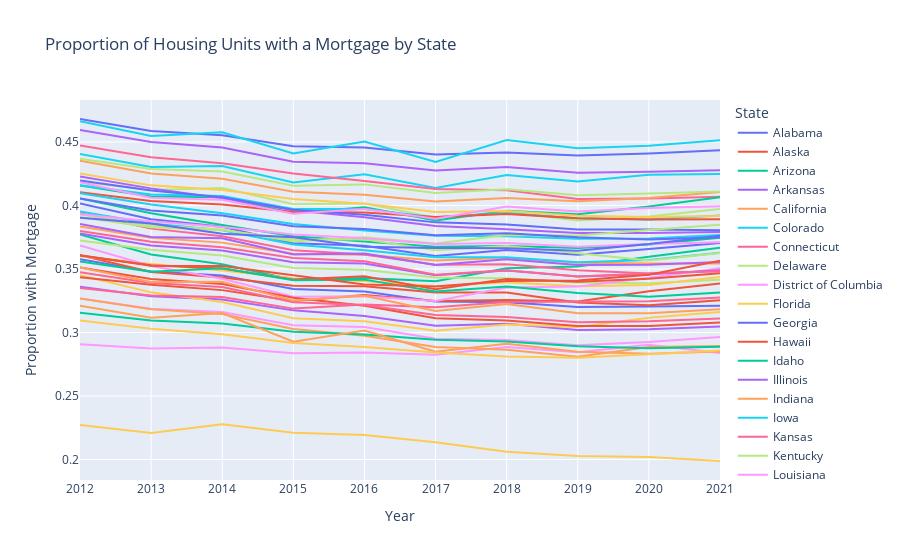

This figure's notebook cell:
### Markdown cell above
<span style="color:brown">The generated code does work except for the export</span>

### Code cell
df = sdf.copy()
df['Year'] = df['YEAR'].astype(str)
df_grouped = df.groupby(['Geographic Area Name', 'Year']).apply(lambda x: (x['Housing units with a mortgage'] / x['Total housing units_x']).mean()).reset_index()
df_grouped.columns = ['State', 'Year', 'Proportion with Mortgage']
fig = px.line(df_grouped, x='Year', y='Proportion with Mortgage', color='State', title='Proportion of Housing Units with a Mortgage by State')
fig.update_layout(showlegend=True)
# fig.write_image('exports/charts/temp_chart.png', engine='kaleido')

### Figure 1 — Plotly figure (JSON) as saved in the notebook; plotly's stock layout.template omitted (floating-point values rounded to 4 significant figures)
{"data": [{"hovertemplate": "State=Alabama<br>Year=%{x}<br>Proportion with Mortgage=%{y}<extra></extra>", "legendgroup": "Alabama", "line": {"color": "#636efa", "dash": "solid"}, "marker": {"symbol": "circle"}, "mode": "lines", "name": "Alabama", "orientation": "v", "showlegend": true, "type": "scatter", "x": ["2012", "2013", "2014", "2015", "2016", "2017", "2018", "2019", "2020", "2021"], "xaxis": "x", "y": [0.3576, 0.348, 0.3449, 0.3343, 0.3322, 0.3243, 0.3239, 0.32, 0.3204, 0.321], "yaxis": "y"}, {"hovertemplate": "State=Alaska<br>Year=%{x}<br>Proportion with Mortgage=%{y}<extra></extra>", "legendgroup": "Alaska", "line": {"color": "#EF553B", "dash": "solid"}, "marker": {"symbol": "circle"}, "mode": "lines", "name": "Alaska", "orientation": "v", "showlegend": true, "type": "scatter", "x": ["2012", "2013", "2014", "2015", "2016", "2017", "2018", "2019", "2020", "2021"], "xaxis": "x", "y": [0.3609, 0.3475, 0.3433, 0.3367, 0.3364, 0.3314, 0.3316, 0.3236, 0.3215, 0.3254], "yaxis": "y"}, {"hovertemplate": "State=Arizona<br>Year=%{x}<br>Proportion with Mortgage=%{y}<extra></extra>", "legendgroup": "Arizona", "line": {"color": "#00cc96", "dash": "solid"}, "marker": {"symbol": "circle"}, "mode": "lines", "name": "Arizona", "orientation": "v", "showlegend": true, "type": "scatter", "x": ["2012", "2013", "2014", "2015", "2016", "2017", "2018", "2019", "2020", "2021"], "xaxis": "x", "y": [0.3771, 0.3614, 0.3537, 0.3415, 0.343, 0.3403, 0.3506, 0.3519, 0.3597, 0.3667], "yaxis": "y"}, {"hovertemplate": "State=Arkansas<br>Year=%{x}<br>Proportion with Mortgage=%{y}<extra></extra>", "legendgroup": "Arkansas", "line": {"color": "#ab63fa", "dash": "solid"}, "marker": {"symbol": "circle"}, "mode": "lines", "name": "Arkansas", "orientation": "v", "showlegend": true, "type": "scatter", "x": ["2012", "2013", "2014", "2015", "2016", "2017", "2018", "2019", "2020", "2021"], "xaxis": "x", "y": [0.336, 0.3285, 0.3259, 0.3174, 0.3129, 0.3052, 0.3069, 0.3019, 0.3026, 0.3046], "yaxis": "y"}, {"hovertemplate": "State=California<br>Year=%{x}<br>Proportion with Mortgage=%{y}<extra></extra>", "legendgroup": "California", "line": {"color": "#FFA15A", "dash": "solid"}, "marker": {"symbol": "circle"}, "mode": "lines", "name": "California", "orientation": "v", "showlegend": true, "type": "scatter", "x": ["2012", "2013", "2014", "2015", "2016", "2017", "2018", "2019", "2020", "2021"], "xaxis": "x", "y": [0.3834, 0.3746, 0.3707, 0.362, 0.3611, 0.3566, 0.3589, 0.3549, 0.3544, 0.3542], "yaxis": "y"}, {"hovertemplate": "State=Colorado<br>Year=%{x}<br>Proportion with Mortgage=%{y}<extra></extra>", "legendgroup": "Colorado", "line": {"color": "#19d3f3", "dash": "solid"}, "marker": {"symbol": "circle"}, "mode": "lines", "name": "Colorado", "orientation": "v", "showlegend": true, "type": "scatter", "x": ["2012", "2013", "2014", "2015", "2016", "2017", "2018", "2019", "2020", "2021"], "xaxis": "x", "y": [0.4406, 0.4303, 0.4311, 0.4181, 0.4245, 0.4137, 0.4239, 0.4189, 0.4242, 0.4247], "yaxis": "y"}, {"hovertemplate": "State=Connecticut<br>Year=%{x}<br>Proportion with Mortgage=%{y}<extra></extra>", "legendgroup": "Connecticut", "line": {"color": "#FF6692", "dash": "solid"}, "marker": {"symbol": "circle"}, "mode": "lines", "name": "Connecticut", "orientation": "v", "showlegend": true, "type": "scatter", "x": ["2012", "2013", "2014", "2015", "2016", "2017", "2018", "2019", "2020", "2021"], "xaxis": "x", "y": [0.4472, 0.4379, 0.4332, 0.4252, 0.4193, 0.4129, 0.412, 0.4051, 0.4054, 0.4068], "yaxis": "y"}, {"hovertemplate": "State=Delaware<br>Year=%{x}<br>Proportion with Mortgage=%{y}<extra></extra>", "legendgroup": "Delaware", "line": {"color": "#B6E880", "dash": "solid"}, "marker": {"symbol": "circle"}, "mode": "lines", "name": "Delaware", "orientation": "v", "showlegend": true, "type": "scatter", "x": ["2012", "2013", "2014", "2015", "2016", "2017", "2018", "2019", "2020", "2021"], "xaxis": "x", "y": [0.4186, 0.4122, 0.4137, 0.4009, 0.4016, 0.3904, 0.3949, 0.3881, 0.3912, 0.3973], "yaxis": "y"}, {"hovertemplate": "State=District of Columbia<br>Year=%{x}<br>Proportion with Mortgage=%{y}<extra></extra>", "legendgroup": "District of Columbia", "line": {"color": "#FF97FF", "dash": "solid"}, "marker": {"symbol": "circle"}, "mode": "lines", "name": "District of Columbia", "orientation": "v", "showlegend": true, "type": "scatter", "x": ["2012", "2013", "2014", "2015", "2016", "2017", "2018", "2019", "2020", "2021"], "xaxis": "x", "y": [0.2907, 0.2873, 0.2882, 0.2837, 0.2842, 0.2825, 0.2885, 0.2845, 0.2904, 0.2839], "yaxis": "y"}, {"hovertemplate": "State=Florida<br>Year=%{x}<br>Proportion with Mortgage=%{y}<extra></extra>", "legendgroup": "Florida", "line": {"color": "#FECB52", "dash": "solid"}, "marker": {"symbol": "circle"}, "mode": "lines", "name": "Florida", "orientation": "v", "showlegend": true, "type": "scatter", "x": ["2012", "2013", "2014", "2015", "2016", "2017", "2018", "2019", "2020", "2021"], "xaxis": "x", "y": [0.3451, 0.3316, 0.3239, 0.3111, 0.3088, 0.3013, 0.3062, 0.3043, 0.3116, 0.3162], "yaxis": "y"}, {"hovertemplate": "State=Georgia<br>Year=%{x}<br>Proportion with Mortgage=%{y}<extra></extra>", "legendgroup": "Georgia", "line": {"color": "#636efa", "dash": "solid"}, "marker": {"symbol": "circle"}, "mode": "lines", "name": "Georgia", "orientation": "v", "showlegend": true, "type": "scatter", "x": ["2012", "2013", "2014", "2015", "2016", "2017", "2018", "2019", "2020", "2021"], "xaxis": "x", "y": [0.4016, 0.3892, 0.3832, 0.3703, 0.3682, 0.3602, 0.3649, 0.3612, 0.3656, 0.3704], "yaxis": "y"}, {"hovertemplate": "State=Hawaii<br>Year=%{x}<br>Proportion with Mortgage=%{y}<extra></extra>", "legendgroup": "Hawaii", "line": {"color": "#EF553B", "dash": "solid"}, "marker": {"symbol": "circle"}, "mode": "lines", "name": "Hawaii", "orientation": "v", "showlegend": true, "type": "scatter", "x": ["2012", "2013", "2014", "2015", "2016", "2017", "2018", "2019", "2020", "2021"], "xaxis": "x", "y": [0.3434, 0.3377, 0.3333, 0.3248, 0.3295, 0.3248, 0.3255, 0.3243, 0.3324, 0.3386], "yaxis": "y"}, {"hovertemplate": "State=Idaho<br>Year=%{x}<br>Proportion with Mortgage=%{y}<extra></extra>", "legendgroup": "Idaho", "line": {"color": "#00cc96", "dash": "solid"}, "marker": {"symbol": "circle"}, "mode": "lines", "name": "Idaho", "orientation": "v", "showlegend": true, "type": "scatter", "x": ["2012", "2013", "2014", "2015", "2016", "2017", "2018", "2019", "2020", "2021"], "xaxis": "x", "y": [0.4157, 0.407, 0.4065, 0.3938, 0.3987, 0.3881, 0.3957, 0.3932, 0.3992, 0.4064], "yaxis": "y"}, {"hovertemplate": "State=Illinois<br>Year=%{x}<br>Proportion with Mortgage=%{y}<extra></extra>", "legendgroup": "Illinois", "line": {"color": "#ab63fa", "dash": "solid"}, "marker": {"symbol": "circle"}, "mode": "lines", "name": "Illinois", "orientation": "v", "showlegend": true, "type": "scatter", "x": ["2012", "2013", "2014", "2015", "2016", "2017", "2018", "2019", "2020", "2021"], "xaxis": "x", "y": [0.4228, 0.4134, 0.4056, 0.3962, 0.3907, 0.3838, 0.3813, 0.3783, 0.3783, 0.3791], "yaxis": "y"}, {"hovertemplate": "State=Indiana<br>Year=%{x}<br>Proportion with Mortgage=%{y}<extra></extra>", "legendgroup": "Indiana", "line": {"color": "#FFA15A", "dash": "solid"}, "marker": {"symbol": "circle"}, "mode": "lines", "name": "Indiana", "orientation": "v", "showlegend": true, "type": "scatter", "x": ["2012", "2013", "2014", "2015", "2016", "2017", "2018", "2019", "2020", "2021"], "xaxis": "x", "y": [0.4352, 0.4251, 0.421, 0.4107, 0.4084, 0.403, 0.4058, 0.4033, 0.4058, 0.4105], "yaxis": "y"}, {"hovertemplate": "State=Iowa<br>Year=%{x}<br>Proportion with Mortgage=%{y}<extra></extra>", "legendgroup": "Iowa", "line": {"color": "#19d3f3", "dash": "solid"}, "marker": {"symbol": "circle"}, "mode": "lines", "name": "Iowa", "orientation": "v", "showlegend": true, "type": "scatter", "x": ["2012", "2013", "2014", "2015", "2016", "2017", "2018", "2019", "2020", "2021"], "xaxis": "x", "y": [0.4159, 0.4086, 0.4075, 0.3971, 0.3972, 0.3906, 0.3941, 0.3899, 0.3888, 0.3922], "yaxis": "y"}, {"hovertemplate": "State=Kansas<br>Year=%{x}<br>Proportion with Mortgage=%{y}<extra></extra>", "legendgroup": "Kansas", "line": {"color": "#FF6692", "dash": "solid"}, "marker": {"symbol": "circle"}, "mode": "lines", "name": "Kansas", "orientation": "v", "showlegend": true, "type": "scatter", "x": ["2012", "2013", "2014", "2015", "2016", "2017", "2018", "2019", "2020", "2021"], "xaxis": "x", "y": [0.3938, 0.3817, 0.3758, 0.3647, 0.3614, 0.3534, 0.3537, 0.349, 0.3464, 0.3483], "yaxis": "y"}, {"hovertemplate": "State=Kentucky<br>Year=%{x}<br>Proportion with Mortgage=%{y}<extra></extra>", "legendgroup": "Kentucky", "line": {"color": "#B6E880", "dash": "solid"}, "marker": {"symbol": "circle"}, "mode": "lines", "name": "Kentucky", "orientation": "v", "showlegend": true, "type": "scatter", "x": ["2012", "2013", "2014", "2015", "2016", "2017", "2018", "2019", "2020", "2021"], "xaxis": "x", "y": [0.3725, 0.3652, 0.3606, 0.3508, 0.3495, 0.3433, 0.3428, 0.3394, 0.3387, 0.3416], "yaxis": "y"}, {"hovertemplate": "State=Louisiana<br>Year=%{x}<br>Proportion with Mortgage=%{y}<extra></extra>", "legendgroup": "Louisiana", "line": {"color": "#FF97FF", "dash": "solid"}, "marker": {"symbol": "circle"}, "mode": "lines", "name": "Louisiana", "orientation": "v", "showlegend": true, "type": "scatter", "x": ["2012", "2013", "2014", "2015", "2016", "2017", "2018", "2019", "2020", "2021"], "xaxis": "x", "y": [0.3267, 0.3187, 0.3161, 0.3057, 0.3044, 0.2951, 0.294, 0.2899, 0.2925, 0.2964], "yaxis": "y"}, {"hovertemplate": "State=Maine<br>Year=%{x}<br>Proportion with Mortgage=%{y}<extra></extra>", "legendgroup": "Maine", "line": {"color": "#FECB52", "dash": "solid"}, "marker": {"symbol": "circle"}, "mode": "lines", "name": "Maine", "orientation": "v", "showlegend": true, "type": "scatter", "x": ["2012", "2013", "2014", "2015", "2016", "2017", "2018", "2019", "2020", "2021"], "xaxis": "x", "y": [0.36, 0.354, 0.3487, 0.3428, 0.3406, 0.3365, 0.3396, 0.3364, 0.3373, 0.3437], "yaxis": "y"}, {"hovertemplate": "State=Maryland<br>Year=%{x}<br>Proportion with Mortgage=%{y}<extra></extra>", "legendgroup": "Maryland", "line": {"color": "#636efa", "dash": "solid"}, "marker": {"symbol": "circle"}, "mode": "lines", "name": "Maryland", "orientation": "v", "showlegend": true, "type": "scatter", "x": ["2012", "2013", "2014", "2015", "2016", "2017", "2018", "2019", "2020", "2021"], "xaxis": "x", "y": [0.468, 0.4586, 0.4553, 0.4465, 0.4455, 0.44, 0.4417, 0.4393, 0.4408, 0.4435], "yaxis": "y"}, {"hovertemplate": "State=Massachusetts<br>Year=%{x}<br>Proportion with Mortgage=%{y}<extra></extra>", "legendgroup": "Massachusetts", "line": {"color": "#EF553B", "dash": "solid"}, "marker": {"symbol": "circle"}, "mode": "lines", "name": "Massachusetts", "orientation": "v", "showlegend": true, "type": "scatter", "x": ["2012", "2013", "2014", "2015", "2016", "2017", "2018", "2019", "2020", "2021"], "xaxis": "x", "y": [0.4103, 0.4035, 0.4007, 0.3949, 0.3945, 0.3908, 0.3932, 0.39, 0.3889, 0.3891], "yaxis": "y"}, {"hovertemplate": "State=Michigan<br>Year=%{x}<br>Proportion with Mortgage=%{y}<extra></extra>", "legendgroup": "Michigan", "line": {"color": "#00cc96", "dash": "solid"}, "marker": {"symbol": "circle"}, "mode": "lines", "name": "Michigan", "orientation": "v", "showlegend": true, "type": "scatter", "x": ["2012", "2013", "2014", "2015", "2016", "2017", "2018", "2019", "2020", "2021"], "xaxis": "x", "y": [0.4054, 0.3939, 0.3846, 0.3757, 0.3717, 0.3676, 0.368, 0.3666, 0.3692, 0.3745], "yaxis": "y"}, {"hovertemplate": "State=Minnesota<br>Year=%{x}<br>Proportion with Mortgage=%{y}<extra></extra>", "legendgroup": "Minnesota", "line": {"color": "#ab63fa", "dash": "solid"}, "marker": {"symbol": "circle"}, "mode": "lines", "name": "Minnesota", "orientation": "v", "showlegend": true, "type": "scatter", "x": ["2012", "2013", "2014", "2015", "2016", "2017", "2018", "2019", "2020", "2021"], "xaxis": "x", "y": [0.4594, 0.4499, 0.4456, 0.4344, 0.4332, 0.4275, 0.4302, 0.4257, 0.4265, 0.4276], "yaxis": "y"}, {"hovertemplate": "State=Mississippi<br>Year=%{x}<br>Proportion with Mortgage=%{y}<extra></extra>", "legendgroup": "Mississippi", "line": {"color": "#FFA15A", "dash": "solid"}, "marker": {"symbol": "circle"}, "mode": "lines", "name": "Mississippi", "orientation": "v", "showlegend": true, "type": "scatter", "x": ["2012", "2013", "2014", "2015", "2016", "2017", "2018", "2019", "2020", "2021"], "xaxis": "x", "y": [0.3268, 0.3183, 0.3145, 0.3028, 0.2974, 0.2886, 0.2864, 0.2809, 0.2886, 0.2895], "yaxis": "y"}, {"hovertemplate": "State=Missouri<br>Year=%{x}<br>Proportion with Mortgage=%{y}<extra></extra>", "legendgroup": "Missouri", "line": {"color": "#19d3f3", "dash": "solid"}, "marker": {"symbol": "circle"}, "mode": "lines", "name": "Missouri", "orientation": "v", "showlegend": true, "type": "scatter", "x": ["2012", "2013", "2014", "2015", "2016", "2017", "2018", "2019", "2020", "2021"], "xaxis": "x", "y": [0.3952, 0.3858, 0.3805, 0.3693, 0.3648, 0.3591, 0.3592, 0.3553, 0.3571, 0.3628], "yaxis": "y"}, {"hovertemplate": "State=Montana<br>Year=%{x}<br>Proportion with Mortgage=%{y}<extra></extra>", "legendgroup": "Montana", "line": {"color": "#FF6692", "dash": "solid"}, "marker": {"symbol": "circle"}, "mode": "lines", "name": "Montana", "orientation": "v", "showlegend": true, "type": "scatter", "x": ["2012", "2013", "2014", "2015", "2016", "2017", "2018", "2019", "2020", "2021"], "xaxis": "x", "y": [0.335, 0.3291, 0.3279, 0.3188, 0.322, 0.32, 0.3239, 0.3242, 0.3246, 0.3274], "yaxis": "y"}, {"hovertemplate": "State=Nebraska<br>Year=%{x}<br>Proportion with Mortgage=%{y}<extra></extra>", "legendgroup": "Nebraska", "line": {"color": "#B6E880", "dash": "solid"}, "marker": {"symbol": "circle"}, "mode": "lines", "name": "Nebraska", "orientation": "v", "showlegend": true, "type": "scatter", "x": ["2012", "2013", "2014", "2015", "2016", "2017", "2018", "2019", "2020", "2021"], "xaxis": "x", "y": [0.3907, 0.3828, 0.3806, 0.3732, 0.3735, 0.3647, 0.3681, 0.3625, 0.3567, 0.3627], "yaxis": "y"}, {"hovertemplate": "State=Nevada<br>Year=%{x}<br>Proportion with Mortgage=%{y}<extra></extra>", "legendgroup": "Nevada", "line": {"color": "#FF97FF", "dash": "solid"}, "marker": {"symbol": "circle"}, "mode": "lines", "name": "Nevada", "orientation": "v", "showlegend": true, "type": "scatter", "x": ["2012", "2013", "2014", "2015", "2016", "2017", "2018", "2019", "2020", "2021"], "xaxis": "x", "y": [0.3684, 0.3523, 0.3423, 0.3281, 0.3285, 0.3248, 0.3355, 0.3361, 0.343, 0.3505], "yaxis": "y"}, {"hovertemplate": "State=New Hampshire<br>Year=%{x}<br>Proportion with Mortgage=%{y}<extra></extra>", "legendgroup": "New Hampshire", "line": {"color": "#FECB52", "dash": "solid"}, "marker": {"symbol": "circle"}, "mode": "lines", "name": "New Hampshire", "orientation": "v", "showlegend": true, "type": "scatter", "x": ["2012", "2013", "2014", "2015", "2016", "2017", "2018", "2019", "2020", "2021"], "xaxis": "x", "y": [0.4251, 0.4158, 0.4122, 0.405, 0.4014, 0.3948, 0.3956, 0.3918, 0.3908, 0.3917], "yaxis": "y"}, {"hovertemplate": "State=New Jersey<br>Year=%{x}<br>Proportion with Mortgage=%{y}<extra></extra>", "legendgroup": "New Jersey", "line": {"color": "#636efa", "dash": "solid"}, "marker": {"symbol": "circle"}, "mode": "lines", "name": "New Jersey", "orientation": "v", "showlegend": true, "type": "scatter", "x": ["2012", "2013", "2014", "2015", "2016", "2017", "2018", "2019", "2020", "2021"], "xaxis": "x", "y": [0.4197, 0.4117, 0.4065, 0.3966, 0.3927, 0.3867, 0.385, 0.381, 0.381, 0.3804], "yaxis": "y"}, {"hovertemplate": "State=New Mexico<br>Year=%{x}<br>Proportion with Mortgage=%{y}<extra></extra>", "legendgroup": "New Mexico", "line": {"color": "#EF553B", "dash": "solid"}, "marker": {"symbol": "circle"}, "mode": "lines", "name": "New Mexico", "orientation": "v", "showlegend": true, "type": "scatter", "x": ["2012", "2013", "2014", "2015", "2016", "2017", "2018", "2019", "2020", "2021"], "xaxis": "x", "y": [0.3512, 0.3422, 0.3381, 0.3274, 0.321, 0.3113, 0.3095, 0.305, 0.3051, 0.3078], "yaxis": "y"}, {"hovertemplate": "State=New York<br>Year=%{x}<br>Proportion with Mortgage=%{y}<extra></extra>", "legendgroup": "New York", "line": {"color": "#00cc96", "dash": "solid"}, "marker": {"symbol": "circle"}, "mode": "lines", "name": "New York", "orientation": "v", "showlegend": true, "type": "scatter", "x": ["2012", "2013", "2014", "2015", "2016", "2017", "2018", "2019", "2020", "2021"], "xaxis": "x", "y": [0.3156, 0.3094, 0.307, 0.3006, 0.2985, 0.2944, 0.293, 0.2892, 0.2876, 0.2887], "yaxis": "y"}, {"hovertemplate": "State=North Carolina<br>Year=%{x}<br>Proportion with Mortgage=%{y}<extra></extra>", "legendgroup": "North Carolina", "line": {"color": "#ab63fa", "dash": "solid"}, "marker": {"symbol": "circle"}, "mode": "lines", "name": "North Carolina", "orientation": "v", "showlegend": true, "type": "scatter", "x": ["2012", "2013", "2014", "2015", "2016", "2017", "2018", "2019", "2020", "2021"], "xaxis": "x", "y": [0.3855, 0.3751, 0.3742, 0.3613, 0.3621, 0.3532, 0.3577, 0.3531, 0.3534, 0.3554], "yaxis": "y"}, {"hovertemplate": "State=North Dakota<br>Year=%{x}<br>Proportion with Mortgage=%{y}<extra></extra>", "legendgroup": "North Dakota", "line": {"color": "#FFA15A", "dash": "solid"}, "marker": {"symbol": "circle"}, "mode": "lines", "name": "North Dakota", "orientation": "v", "showlegend": true, "type": "scatter", "x": ["2012", "2013", "2014", "2015", "2016", "2017", "2018", "2019", "2020", "2021"], "xaxis": "x", "y": [0.321, 0.3116, 0.3153, 0.2928, 0.3015, 0.2849, 0.2911, 0.2848, 0.2833, 0.285], "yaxis": "y"}, {"hovertemplate": "State=Ohio<br>Year=%{x}<br>Proportion with Mortgage=%{y}<extra></extra>", "legendgroup": "Ohio", "line": {"color": "#19d3f3", "dash": "solid"}, "marker": {"symbol": "circle"}, "mode": "lines", "name": "Ohio", "orientation": "v", "showlegend": true, "type": "scatter", "x": ["2012", "2013", "2014", "2015", "2016", "2017", "2018", "2019", "2020", "2021"], "xaxis": "x", "y": [0.4097, 0.4007, 0.3939, 0.3853, 0.3802, 0.3762, 0.3757, 0.3737, 0.3741, 0.3768], "yaxis": "y"}, {"hovertemplate": "State=Oklahoma<br>Year=%{x}<br>Proportion with Mortgage=%{y}<extra></extra>", "legendgroup": "Oklahoma", "line": {"color": "#FF6692", "dash": "solid"}, "marker": {"symbol": "circle"}, "mode": "lines", "name": "Oklahoma", "orientation": "v", "showlegend": true, "type": "scatter", "x": ["2012", "2013", "2014", "2015", "2016", "2017", "2018", "2019", "2020", "2021"], "xaxis": "x", "y": [0.3473, 0.339, 0.3357, 0.3238, 0.3216, 0.3138, 0.3121, 0.3081, 0.3089, 0.3109], "yaxis": "y"}, {"hovertemplate": "State=Oregon<br>Year=%{x}<br>Proportion with Mortgage=%{y}<extra></extra>", "legendgroup": "Oregon", "line": {"color": "#B6E880", "dash": "solid"}, "marker": {"symbol": "circle"}, "mode": "lines", "name": "Oregon", "orientation": "v", "showlegend": true, "type": "scatter", "x": ["2012", "2013", "2014", "2015", "2016", "2017", "2018", "2019", "2020", "2021"], "xaxis": "x", "y": [0.3928, 0.3843, 0.381, 0.3717, 0.3749, 0.37, 0.3767, 0.3763, 0.3807, 0.3848], "yaxis": "y"}, {"hovertemplate": "State=Pennsylvania<br>Year=%{x}<br>Proportion with Mortgage=%{y}<extra></extra>", "legendgroup": "Pennsylvania", "line": {"color": "#FF97FF", "dash": "solid"}, "marker": {"symbol": "circle"}, "mode": "lines", "name": "Pennsylvania", "orientation": "v", "showlegend": true, "type": "scatter", "x": ["2012", "2013", "2014", "2015", "2016", "2017", "2018", "2019", "2020", "2021"], "xaxis": "x", "y": [0.393, 0.3876, 0.383, 0.3772, 0.3742, 0.3697, 0.3705, 0.3675, 0.3696, 0.371], "yaxis": "y"}, {"hovertemplate": "State=Puerto Rico<br>Year=%{x}<br>Proportion with Mortgage=%{y}<extra></extra>", "legendgroup": "Puerto Rico", "line": {"color": "#FECB52", "dash": "solid"}, "marker": {"symbol": "circle"}, "mode": "lines", "name": "Puerto Rico", "orientation": "v", "showlegend": true, "type": "scatter", "x": ["2012", "2013", "2014", "2015", "2016", "2017", "2018", "2019", "2020", "2021"], "xaxis": "x", "y": [0.2272, 0.2209, 0.2278, 0.2211, 0.2193, 0.2136, 0.2061, 0.2027, 0.202, 0.1989], "yaxis": "y"}, {"hovertemplate": "State=Rhode Island<br>Year=%{x}<br>Proportion with Mortgage=%{y}<extra></extra>", "legendgroup": "Rhode Island", "line": {"color": "#636efa", "dash": "solid"}, "marker": {"symbol": "circle"}, "mode": "lines", "name": "Rhode Island", "orientation": "v", "showlegend": true, "type": "scatter", "x": ["2012", "2013", "2014", "2015", "2016", "2017", "2018", "2019", "2020", "2021"], "xaxis": "x", "y": [0.3903, 0.3858, 0.3778, 0.3749, 0.3675, 0.3665, 0.3663, 0.3643, 0.3696, 0.3762], "yaxis": "y"}, {"hovertemplate": "State=South Carolina<br>Year=%{x}<br>Proportion with Mortgage=%{y}<extra></extra>", "legendgroup": "South Carolina", "line": {"color": "#EF553B", "dash": "solid"}, "marker": {"symbol": "circle"}, "mode": "lines", "name": "South Carolina", "orientation": "v", "showlegend": true, "type": "scatter", "x": ["2012", "2013", "2014", "2015", "2016", "2017", "2018", "2019", "2020", "2021"], "xaxis": "x", "y": [0.3606, 0.3529, 0.3504, 0.3416, 0.3442, 0.3341, 0.3421, 0.34, 0.3422, 0.3467], "yaxis": "y"}, {"hovertemplate": "State=South Dakota<br>Year=%{x}<br>Proportion with Mortgage=%{y}<extra></extra>", "legendgroup": "South Dakota", "line": {"color": "#00cc96", "dash": "solid"}, "marker": {"symbol": "circle"}, "mode": "lines", "name": "South Dakota", "orientation": "v", "showlegend": true, "type": "scatter", "x": ["2012", "2013", "2014", "2015", "2016", "2017", "2018", "2019", "2020", "2021"], "xaxis": "x", "y": [0.3559, 0.3478, 0.3506, 0.3412, 0.3416, 0.3322, 0.3363, 0.331, 0.3281, 0.3315], "yaxis": "y"}, {"hovertemplate": "State=Tennessee<br>Year=%{x}<br>Proportion with Mortgage=%{y}<extra></extra>", "legendgroup": "Tennessee", "line": {"color": "#ab63fa", "dash": "solid"}, "marker": {"symbol": "circle"}, "mode": "lines", "name": "Tennessee", "orientation": "v", "showlegend": true, "type": "scatter", "x": ["2012", "2013", "2014", "2015", "2016", "2017", "2018", "2019", "2020", "2021"], "xaxis": "x", "y": [0.3778, 0.3685, 0.3646, 0.3553, 0.3543, 0.345, 0.3487, 0.344, 0.3459, 0.3489], "yaxis": "y"}, {"hovertemplate": "State=Texas<br>Year=%{x}<br>Proportion with Mortgage=%{y}<extra></extra>", "legendgroup": "Texas", "line": {"color": "#FFA15A", "dash": "solid"}, "marker": {"symbol": "circle"}, "mode": "lines", "name": "Texas", "orientation": "v", "showlegend": true, "type": "scatter", "x": ["2012", "2013", "2014", "2015", "2016", "2017", "2018", "2019", "2020", "2021"], "xaxis": "x", "y": [0.3512, 0.3397, 0.3399, 0.3253, 0.3289, 0.3168, 0.3225, 0.3152, 0.3152, 0.3184], "yaxis": "y"}, {"hovertemplate": "State=Utah<br>Year=%{x}<br>Proportion with Mortgage=%{y}<extra></extra>", "legendgroup": "Utah", "line": {"color": "#19d3f3", "dash": "solid"}, "marker": {"symbol": "circle"}, "mode": "lines", "name": "Utah", "orientation": "v", "showlegend": true, "type": "scatter", "x": ["2012", "2013", "2014", "2015", "2016", "2017", "2018", "2019", "2020", "2021"], "xaxis": "x", "y": [0.4663, 0.4547, 0.4577, 0.441, 0.4502, 0.4343, 0.4516, 0.445, 0.4469, 0.4512], "yaxis": "y"}, {"hovertemplate": "State=Vermont<br>Year=%{x}<br>Proportion with Mortgage=%{y}<extra></extra>", "legendgroup": "Vermont", "line": {"color": "#FF6692", "dash": "solid"}, "marker": {"symbol": "circle"}, "mode": "lines", "name": "Vermont", "orientation": "v", "showlegend": true, "type": "scatter", "x": ["2012", "2013", "2014", "2015", "2016", "2017", "2018", "2019", "2020", "2021"], "xaxis": "x", "y": [0.3799, 0.3715, 0.3672, 0.3587, 0.3561, 0.3455, 0.349, 0.3441, 0.3465, 0.3483], "yaxis": "y"}, {"hovertemplate": "State=Virginia<br>Year=%{x}<br>Proportion with Mortgage=%{y}<extra></extra>", "legendgroup": "Virginia", "line": {"color": "#B6E880", "dash": "solid"}, "marker": {"symbol": "circle"}, "mode": "lines", "name": "Virginia", "orientation": "v", "showlegend": true, "type": "scatter", "x": ["2012", "2013", "2014", "2015", "2016", "2017", "2018", "2019", "2020", "2021"], "xaxis": "x", "y": [0.4367, 0.4286, 0.4267, 0.4155, 0.4166, 0.4098, 0.4127, 0.408, 0.4095, 0.4109], "yaxis": "y"}, {"hovertemplate": "State=Washington<br>Year=%{x}<br>Proportion with Mortgage=%{y}<extra></extra>", "legendgroup": "Washington", "line": {"color": "#FF97FF", "dash": "solid"}, "marker": {"symbol": "circle"}, "mode": "lines", "name": "Washington", "orientation": "v", "showlegend": true, "type": "scatter", "x": ["2012", "2013", "2014", "2015", "2016", "2017", "2018", "2019", "2020", "2021"], "xaxis": "x", "y": [0.4184, 0.406, 0.4045, 0.3935, 0.3973, 0.3894, 0.3991, 0.3952, 0.3981, 0.3993], "yaxis": "y"}, {"hovertemplate": "State=West Virginia<br>Year=%{x}<br>Proportion with Mortgage=%{y}<extra></extra>", "legendgroup": "West Virginia", "line": {"color": "#FECB52", "dash": "solid"}, "marker": {"symbol": "circle"}, "mode": "lines", "name": "West Virginia", "orientation": "v", "showlegend": true, "type": "scatter", "x": ["2012", "2013", "2014", "2015", "2016", "2017", "2018", "2019", "2020", "2021"], "xaxis": "x", "y": [0.3095, 0.3029, 0.2986, 0.2917, 0.2885, 0.2842, 0.2811, 0.2801, 0.2829, 0.2858], "yaxis": "y"}, {"hovertemplate": "State=Wisconsin<br>Year=%{x}<br>Proportion with Mortgage=%{y}<extra></extra>", "legendgroup": "Wisconsin", "line": {"color": "#636efa", "dash": "solid"}, "marker": {"symbol": "circle"}, "mode": "lines", "name": "Wisconsin", "orientation": "v", "showlegend": true, "type": "scatter", "x": ["2012", "2013", "2014", "2015", "2016", "2017", "2018", "2019", "2020", "2021"], "xaxis": "x", "y": [0.4055, 0.3961, 0.392, 0.3835, 0.3815, 0.3766, 0.3781, 0.375, 0.3733, 0.375], "yaxis": "y"}, {"hovertemplate": "State=Wyoming<br>Year=%{x}<br>Proportion with Mortgage=%{y}<extra></extra>", "legendgroup": "Wyoming", "line": {"color": "#EF553B", "dash": "solid"}, "marker": {"symbol": "circle"}, "mode": "lines", "name": "Wyoming", "orientation": "v", "showlegend": true, "type": "scatter", "x": ["2012", "2013", "2014", "2015", "2016", "2017", "2018", "2019", "2020", "2021"], "xaxis": "x", "y": [0.3607, 0.3526, 0.3524, 0.3453, 0.3378, 0.3363, 0.3406, 0.3409, 0.3455, 0.3565], "yaxis": "y"}], "layout": {"legend": {"title": {"text": "State"}, "tracegroupgap": 0}, "showlegend": true, "title": {"text": "Proportion of Housing Units with a Mortgage by State"}, "xaxis": {"anchor": "y", "domain": [0, 1], "title": {"text": "Year"}}, "yaxis": {"anchor": "x", "domain": [0, 1], "title": {"text": "Proportion with Mortgage"}}}}
